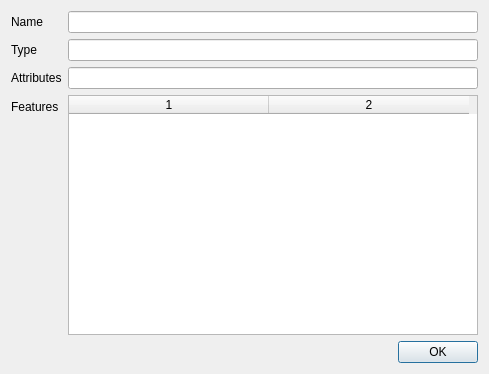
<?xml version="1.0" encoding="UTF-8"?>
<ui version="4.0">
 <class>artefact</class>
 <widget class="QWidget" name="artefact">
  <property name="geometry">
   <rect>
    <x>0</x>
    <y>0</y>
    <width>489</width>
    <height>374</height>
   </rect>
  </property>
  <property name="windowTitle">
   <string>Artefact</string>
  </property>
  <property name="windowIcon">
   <iconset resource="resource.qrc">
    <normaloff>:/images/logo_small.ico</normaloff>:/images/logo_small.ico</iconset>
  </property>
  <layout class="QFormLayout" name="formLayout">
   <item row="0" column="1">
    <widget class="QLineEdit" name="name">
     <property name="readOnly">
      <bool>true</bool>
     </property>
    </widget>
   </item>
   <item row="0" column="0">
    <widget class="QLabel" name="nameLabel">
     <property name="text">
      <string>Name</string>
     </property>
    </widget>
   </item>
   <item row="2" column="0">
    <widget class="QLabel" name="typeLabel">
     <property name="text">
      <string>Type</string>
     </property>
    </widget>
   </item>
   <item row="2" column="1">
    <widget class="QLineEdit" name="type"/>
   </item>
   <item row="4" column="0">
    <widget class="QLabel" name="attributesLabel">
     <property name="text">
      <string>Attributes</string>
     </property>
    </widget>
   </item>
   <item row="4" column="1">
    <widget class="QLineEdit" name="attributes"/>
   </item>
   <item row="5" column="0">
    <widget class="QLabel" name="featuresLabel">
     <property name="text">
      <string>Features</string>
     </property>
    </widget>
   </item>
   <item row="5" column="1">
    <widget class="DictTable" name="features">
     <property name="columnCount">
      <number>2</number>
     </property>
     <attribute name="horizontalHeaderDefaultSectionSize">
      <number>200</number>
     </attribute>
     <column/>
     <column/>
    </widget>
   </item>
   <item row="6" column="1">
    <widget class="QDialogButtonBox" name="buttonBox">
     <property name="orientation">
      <enum>Qt::Horizontal</enum>
     </property>
     <property name="standardButtons">
      <set>QDialogButtonBox::Ok</set>
     </property>
    </widget>
   </item>
  </layout>
 </widget>
 <customwidgets>
  <customwidget>
   <class>DictTable</class>
   <extends>QTableWidget</extends>
   <header>widgets.h</header>
  </customwidget>
 </customwidgets>
 <resources>
  <include location="resource.qrc"/>
 </resources>
 <connections>
  <connection>
   <sender>buttonBox</sender>
   <signal>accepted()</signal>
   <receiver>artefact</receiver>
   <slot>accept()</slot>
   <hints>
    <hint type="sourcelabel">
     <x>248</x>
     <y>254</y>
    </hint>
    <hint type="destinationlabel">
     <x>157</x>
     <y>274</y>
    </hint>
   </hints>
  </connection>
  <connection>
   <sender>buttonBox</sender>
   <signal>rejected()</signal>
   <receiver>artefact</receiver>
   <slot>reject()</slot>
   <hints>
    <hint type="sourcelabel">
     <x>316</x>
     <y>260</y>
    </hint>
    <hint type="destinationlabel">
     <x>286</x>
     <y>274</y>
    </hint>
   </hints>
  </connection>
 </connections>
</ui>
